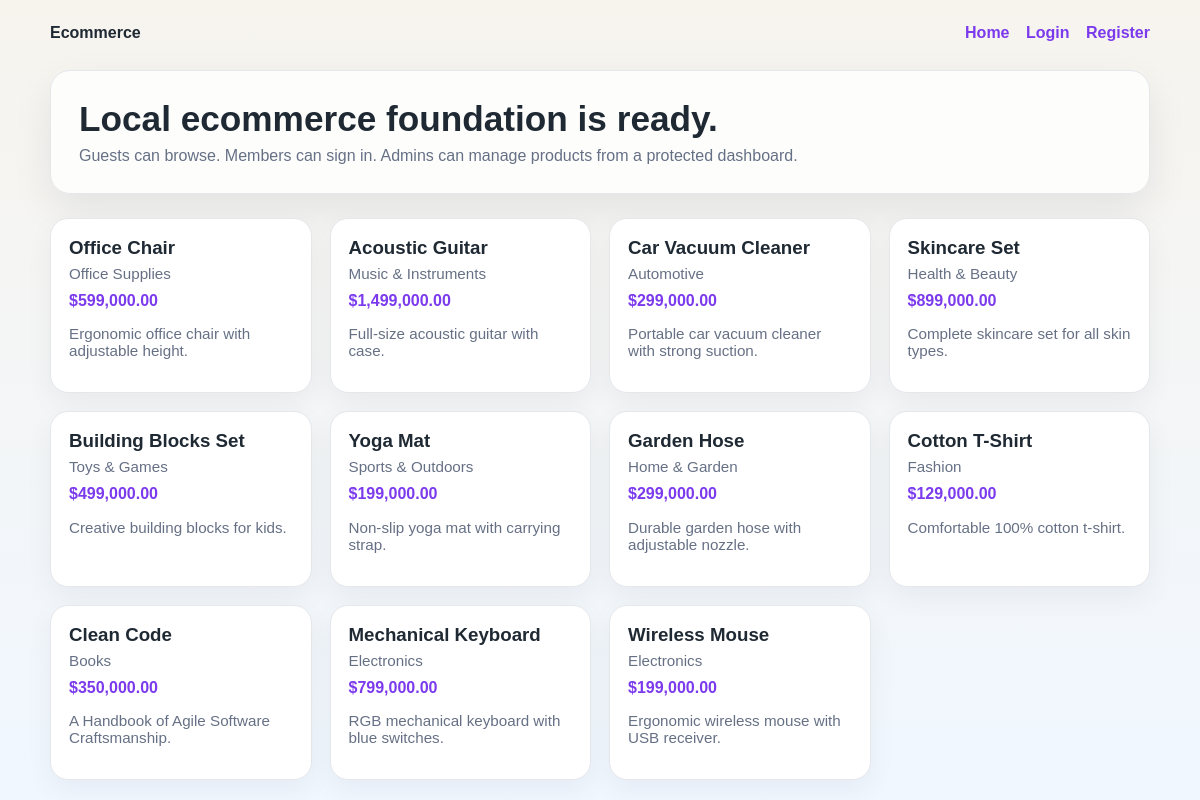
The page / on the database its author committed.
### tables this page shows
CREATE TABLE IF NOT EXISTS products (
    id INT UNSIGNED AUTO_INCREMENT PRIMARY KEY,
    category_id INT UNSIGNED NULL,
    name VARCHAR(180) NOT NULL,
    description TEXT NULL,
    price DECIMAL(10,2) NOT NULL DEFAULT 0.00,
    created_at DATETIME NOT NULL,
    updated_at DATETIME NULL DEFAULT NULL,
    CONSTRAINT fk_products_category FOREIGN KEY (category_id) REFERENCES categories(id) ON DELETE SET NULL
);

CREATE TABLE IF NOT EXISTS categories (
    id INT UNSIGNED AUTO_INCREMENT PRIMARY KEY,
    name VARCHAR(120) NOT NULL,
    slug VARCHAR(150) NOT NULL UNIQUE,
    created_at DATETIME NOT NULL,
    updated_at DATETIME NULL DEFAULT NULL
);

### includes/helpers.php (called while the page is built, shortened)
<?php
function e(string $value): string
{
    return htmlspecialchars($value, ENT_QUOTES, 'UTF-8');
}
function url(string $path = ''): string
{
    return rtrim(BASE_URL, '/') . '/' . ltrim($path, '/');
}
function user(): ?array
{
    return $_SESSION['user'] ?? null;
}

### config/database.php (called while the page is built, shortened)
<?php
function db(): PDO
{
    $dsn = sprintf('mysql:host=%s;dbname=%s;charset=%s', DB_HOST, DB_NAME, DB_CHARSET);
    $pdo = new PDO($dsn, DB_USER, DB_PASS, [
        PDO::ATTR_ERRMODE => PDO::ERRMODE_EXCEPTION,
        PDO::ATTR_DEFAULT_FETCH_MODE => PDO::FETCH_ASSOC,
        PDO::ATTR_EMULATE_PREPARES => false,
    ]);
    return $pdo;
}

### index.php (the view, shortened to what this page needs)
<?php
$statement = db()->query('SELECT p.id, p.name, p.description, p.price, c.name AS category_name FROM products p LEFT JOIN categories c ON c.id = p.category_id ORDER BY p.id DESC');
$products = $statement->fetchAll();
$user = user();
?>
<!doctype html>
<html lang="en">
<head>
</head>
<body>
<div class="wrap">
    <div class="nav">
        <strong><?= e(APP_NAME) ?></strong>
        <div>
            <a href="<?= e(url('index.php')) ?>">Home</a>
            <?php if ($user === null): ?>
                <a href="<?= e(url('auth/login.php')) ?>">Login</a>
                <a href="<?= e(url('auth/register.php')) ?>">Register</a>
            <?php endif; ?>
        </div>
    </div>
    <section class="hero">
        <h1>Local ecommerce foundation is ready.</h1>
        <p>Guests can browse. Members can sign in. Admins can manage products from a protected dashboard.</p>
    </section>
    <div class="grid">
        <?php foreach ($products as $product): ?>
            <article class="card">
                <h3><?= e($product['name']) ?></h3>
                <?php if (!empty($product['category_name'])): ?>
                    <div class="meta"><?= e($product['category_name']) ?></div>
                <?php endif; ?>
                <div class="price">$<?= e(number_format((float) $product['price'], 2)) ?></div>
                <p class="meta"><?= e($product['description'] ?? '') ?></p>
            </article>
        <?php endforeach; ?>
    </div>
</div>
</body>
</html>

### index.php (style rules this page uses)
:root { color-scheme: light; --bg: #f4f1ea; --panel: #ffffff; --text: #1f2933; --muted: #667085; --accent: #7c3aed; --border: #e5e7eb; }
body { margin: 0; font-family: Arial, Helvetica, sans-serif; background: linear-gradient(180deg, #f7f4ee 0%, #f0f7ff 100%); color: var(--text); }
.wrap { max-width: 1100px; margin: 0 auto; padding: 24px; }
.nav { display: flex; justify-content: space-between; align-items: center; gap: 16px; margin-bottom: 28px; }
.nav a { color: var(--accent); text-decoration: none; font-weight: 700; margin-left: 12px; }
.hero { background: rgba(255,255,255,.8); border: 1px solid var(--border); border-radius: 20px; padding: 28px; box-shadow: 0 16px 40px rgba(15, 23, 42, .08); margin-bottom: 24px; }
.hero h1 { margin: 0 0 8px; font-size: 2.2rem; }
.hero p { margin: 0; color: var(--muted); }
.grid { display: grid; grid-template-columns: repeat(auto-fit, minmax(240px, 1fr)); gap: 18px; }
.card { background: var(--panel); border: 1px solid var(--border); border-radius: 18px; padding: 18px; box-shadow: 0 10px 28px rgba(15, 23, 42, .05); }
.card h3 { margin: 0 0 6px; }
.price { color: var(--accent); font-weight: 700; margin: 10px 0; }
.meta { color: var(--muted); font-size: .95rem; }

### rows shown on the page
products: name "Office Chair", category.name "Office Supplies", price "599,000.00", description "Ergonomic office chair with adjustable height."
products: name "Acoustic Guitar", category.name "Music & Instruments", price "1,499,000.00", description "Full-size acoustic guitar with case."
products: name "Car Vacuum Cleaner", category.name "Automotive", price "299,000.00", description "Portable car vacuum cleaner with strong suction."
products: name "Skincare Set", category.name "Health & Beauty", price "899,000.00", description "Complete skincare set for all skin types."
products: name "Building Blocks Set", category.name "Toys & Games", price "499,000.00", description "Creative building blocks for kids."
products: name "Yoga Mat", category.name "Sports & Outdoors", price "199,000.00", description "Non-slip yoga mat with carrying strap."
products: name "Garden Hose", category.name "Home & Garden", price "299,000.00", description "Durable garden hose with adjustable nozzle."
products: name "Cotton T-Shirt", category.name "Fashion", price "129,000.00", description "Comfortable 100% cotton t-shirt."
products: name "Clean Code", category.name "Books", price "350,000.00", description "A Handbook of Agile Software Craftsmanship."
products: name "Mechanical Keyboard", category.name "Electronics", price "799,000.00", description "RGB mechanical keyboard with blue switches."
products: name "Wireless Mouse", category.name "Electronics", price "199,000.00", description "Ergonomic wireless mouse with USB receiver."

### other values the page prints
APP_NAME "Ecommerce"
